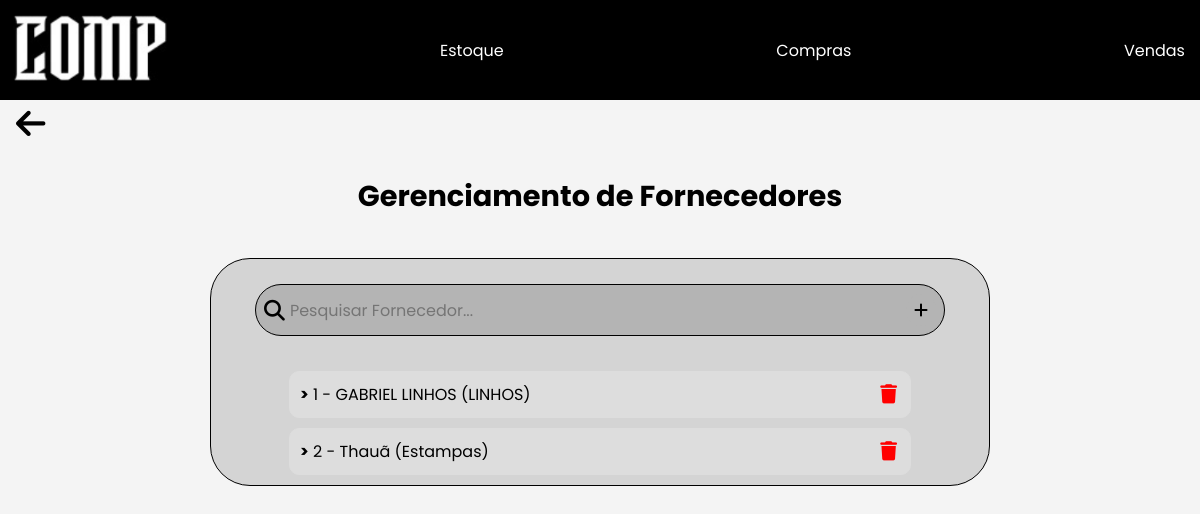
The page /fornecedores.php on the database its author committed.
### tables this page shows
CREATE TABLE `fornecedor` (
  `id_fornecedor` int(11) NOT NULL COMMENT 'Identificador do fornecedor',
  `nome_fornecedor` varchar(50) NOT NULL COMMENT 'Nome do fornecedor',
  `telefone_fornecedor` varchar(30) NOT NULL COMMENT 'Telefone do fornecedor',
  `material_fornecedor` varchar(30) NOT NULL COMMENT 'Material fornecido pelo fornecedor',
  `endereco_fornecedor` varchar(70) NOT NULL COMMENT 'Endereço do fornecedor'
);

### fornecedores.php (the view, shortened to what this page needs)
<?php
$servername = "localhost";
$username = "root";
$password = "";
$dbname = "gerenciador_estoque";
$conn = new mysqli($servername, $username, $password, $dbname);
$conn->set_charset("utf8");
$pesquisa = $_GET['PesquisarFornecedor'] ?? '';
$sql = "SELECT id_fornecedor, nome_fornecedor, endereco_fornecedor, material_fornecedor, telefone_fornecedor FROM fornecedor WHERE nome_fornecedor LIKE ? OR id_fornecedor LIKE ? OR material_fornecedor LIKE ?";
$stmt = $conn->prepare($sql);
$likePesquisa = "%" . $pesquisa . "%";
$stmt->bind_param("sss", $likePesquisa, $likePesquisa, $likePesquisa);
$stmt->execute();
$result = $stmt->get_result();
?>
<!DOCTYPE html>
<html lang="pt-br">
<head>
    <link rel="stylesheet" href="css/fornecedores.css">
    <link rel="stylesheet" href="https://cdnjs.cloudflare.com/ajax/libs/font-awesome/6.6.0/css/all.min.css">
</head>
<body>
<header>
    <div class="hdr">
        <img class="logo-header" src="./images/comp.png" alt="LOGO" onclick="voltarMenu()">
        <a href="estoque.php">Estoque</a>
        <a href="compras.php">Compras</a>
        <a href="vendas.php">Vendas</a>
    </div>
</header>
    <div class="botao--voltar">
        <i class="fa-solid fa-arrow-left" onclick="voltarMenu()"></i>
    </div>
    <section id="Titulo-Principal"><h1>Gerenciamento de Fornecedores</h1></section>
    <main id="container-main">
    <section id="teste">
    <br>
    <div style="margin: auto; display: flex; align-items: center;" class="elementos--itens">
        <form method="GET" action="fornecedores.php" id="formPesquisa" style="display: flex; align-items: center;">
            <i class="fa-solid fa-magnifying-glass" style="margin-right: 5px;"></i>
            <input type="text" id="PesquisarFornecedor" name="PesquisarFornecedor" placeholder="Pesquisar Fornecedor..." onkeypress="if(event.key === 'Enter') document.getElementById('formPesquisa').submit();">
        </form>
        <button class="icon-btn" id="redirectBtn" style="margin-left: 10px;">
            <a class="fa-solid fa-plus" href="cadastrofornecedor.php" style="color: black; text-decoration: none;"></a>
        </button>
    </div>
    <br>
</section>
        <section>
            <?php if ($result->num_rows > 0): ?>
                <?php while($row = $result->fetch_assoc()): ?>
                    <div class="fornecedor--item">
                        <span onclick="toggleEditForm(<?php echo $row['id_fornecedor']; ?>)" style="cursor: pointer;">
                            <strong>&gt;</strong> <?php echo $row['id_fornecedor']." - "; echo htmlspecialchars($row['nome_fornecedor']); ?> (<?php echo htmlspecialchars($row['material_fornecedor']); ?>)
                        </span>
                        <i class="fa-solid fa-trash" style="color: red;" onclick="confirmarExclusao(<?php echo $row['id_fornecedor']; ?>)"></i>
                    </div>
                <?php endwhile; ?>
            <?php else: ?>
                <p>Não há fornecedores cadastrados.</p>
            <?php endif; ?>
        </section>
    </main>
</body>
</html>

### css/fornecedores.css (style rules this page uses)
* { padding: 0; margin: 0; font-family: Poppins, sans-serif; }
body { background-color: #f4f4f4; }
.hdr { background-color: black; height: 100px; display: flex; align-items: center; justify-content: space-between; padding: 0 10px; flex-wrap: wrap; }
.hdr a { color: white; text-decoration: none; margin: 0 5px; }
.logo-header { height: 80px; }
.botao--voltar { font-size: 2.1em; margin-left: 16px; cursor: pointer; }
#container-main { background-color: rgb(212, 212, 212); height: auto; width: 100%; max-width: 750px; margin: 40px auto; border-radius: 40px; border: 1px solid black; box-shadow: 6px 6px 6px 0px rgba(0, 0, 0, 0.144); padding-inline: 0.9rem; display: flex; flex-direction: column; }
#Titulo-Principal { text-align: center; padding-top: 25px; font-size: 1.2em; }
.elementos--itens { padding: 5px 8px; display: flex; align-items: center; gap: 6px; flex: 1; background-color: #b4b4b4; border-radius: 30px; border: 1.5px solid black; height: 40px; }
.elementos--itens input { background-color: rgb(180, 180, 180); border: none; font-size: 16px; height: 38px; width: 100%; }
.elementos--itens i { margin-top: 1px; font-size: 1.3em; }
.icon-btn { background-color: #b4b4b4; border: none; border-radius: 50%; padding: 8px; display: flex; justify-content: center; align-items: center; margin-left: 6px; }
.icon-btn a { font-size: 1.2em; color: rgb(56, 56, 56); text-decoration: none; }
.fornecedor--item { display: flex; justify-content: space-between; align-items: center; background-color: #dddddd; padding: 5px 8px; margin-bottom: 16px; max-width: 100%; }
.fornecedor--item i { font-size: 1.2em; cursor: pointer; margin: 3px; }
.fornecedor--item { cursor: pointer; display: flex; justify-content: space-between; align-items: center; margin: 10px 0; padding: 10px; border: 1px solid #ddd; border-radius: 10px; transition: background-color 0.3s; }
button { padding: 10px 15px; border: none; border-radius: 5px; background-color: grey; color: #fff; cursor: pointer; transition: background-color 0.3s; }
#PesquisarFornecedor { width: 650px; }
@media (max-width: 1400px) { #container-main { background-color: rgb(212, 212, 212); box-shadow: none; height: auto; width: 100%; } }
@media (max-width: 1400px) { #PesquisarFornecedor { width: 650px; min-width: 500px; } }
@media (max-width: 1352px) { #container-main { text-align: center; align-items: center; } }
@media (max-width: 1352px) { .fornecedor--item { min-width: 600px; } }
@media (max-width: 1352px) { #PesquisarFornecedor { width: 600px; min-width: 600px; } }

### fornecedores.php (style rules this page uses)
.fornecedor--item { cursor: pointer; display: flex; justify-content: space-between; align-items: center; margin: 10px 0; padding: 10px; border: 1px solid #ddd; border-radius: 10px; transition: background-color 0.3s; }
button { padding: 10px 15px; border: none; border-radius: 5px; background-color: grey; color: #fff; cursor: pointer; transition: background-color 0.3s; }

### rows shown on the page
fornecedor: id_fornecedor "1", nome_fornecedor "GABRIEL LINHOS", material_fornecedor "LINHOS"
fornecedor: id_fornecedor "2", nome_fornecedor "Thauã", material_fornecedor "Estampas"
